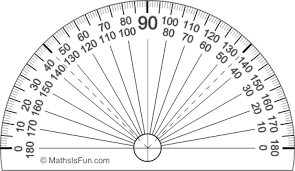
#> input picture download.png, 295 x 171 px
$ jupyter execute AngleFinder.ipynb
#> lines starting #> are read from the running program, lines starting #| are printed output that depends on the picture
[cell 1]
import cv2
import math

image = "download.png"

[cell 2]
img = cv2.imread(image)
#> img is the input picture: shape (171, 295, 3); mean B, G, R 236.7, 236.6, 236.6

img = cv2.resize(img, (1080,640))
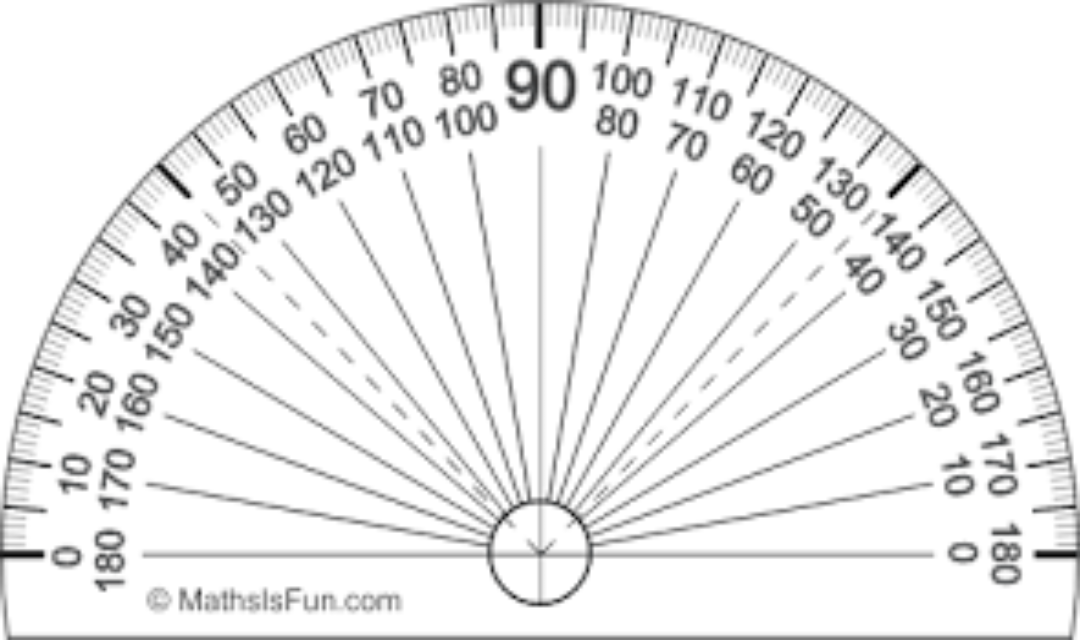
#> img: shape (640, 1080, 3); mean B, G, R 236.6, 236.6, 236.6

points = []

[cell 3]
def mousePointsTracker(event, x, y, flags, params):
    if event == cv2.EVENT_LBUTTONDOWN:
        size = len(points)
        if size!=0 and size%3 != 0:
            cv2.line(img, tuple(points[round((size-1)/3)*3]),(x,y),(0,0,255),2)
        cv2.circle(img, (x,y), 5, (0,0,255), 3)
        points.append([x,y])

[cell 4]
def getGradient(pts1, pts2):
    return (pts2[1] - pts1[1])/(pts2[0] - pts1[0])

[cell 5]
def getAngle(points):
    pts1, pts2, pts3 = points[-3:]
    m1 = getGradient(pts1, pts2)
    m2 = getGradient(pts1, pts3)
    if m1-m2>0:
        angle = math.atan((m1-m2)/(1+(m2*m1)))
        angleDegree = round(math.degrees(angle))
    elif m1-m2<0:
        angle = math.atan((m2-m1)/(1+(m2*m1)))
        angleDegree = round(math.degrees(angle))
        angleDegree = 180 - angleDegree
    elif m1-m2 == 0:
        if pts2[0] - pts1[0] > 0 and pts3[0] - pts1[0] > 0:
            angleDegree = 0
        elif pts2[0] - pts1[0] < 0 and pts3[0] - pts1[0] > 0:
            angleDegree = 180
    elif m1 * m2 == -1:
        angleDegree = 90
#     else:
#         angle = math.atan((m2-m1)/(1+(m2*m1)))
#         angleDegree = round(math.degrees(angle))
    cv2.putText(img,str(angleDegree),(pts1[0]-40,pts1[1]-20),cv2.FONT_HERSHEY_COMPLEX,
                1.5,(0,0,255),2)

[cell 6]
while True:

    if len(points) % 3 == 0 and len(points) != 0:
        getAngle(points)
    cv2.imshow("Image", img)
    cv2.setMouseCallback('Image', mousePointsTracker)
    if cv2.waitKey(10) == ord('c'):
#> (key Esc is pressed here)
